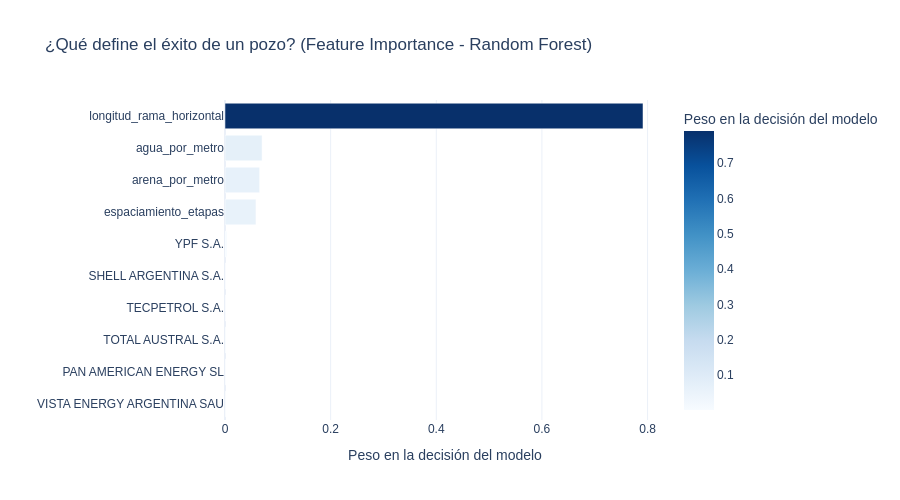
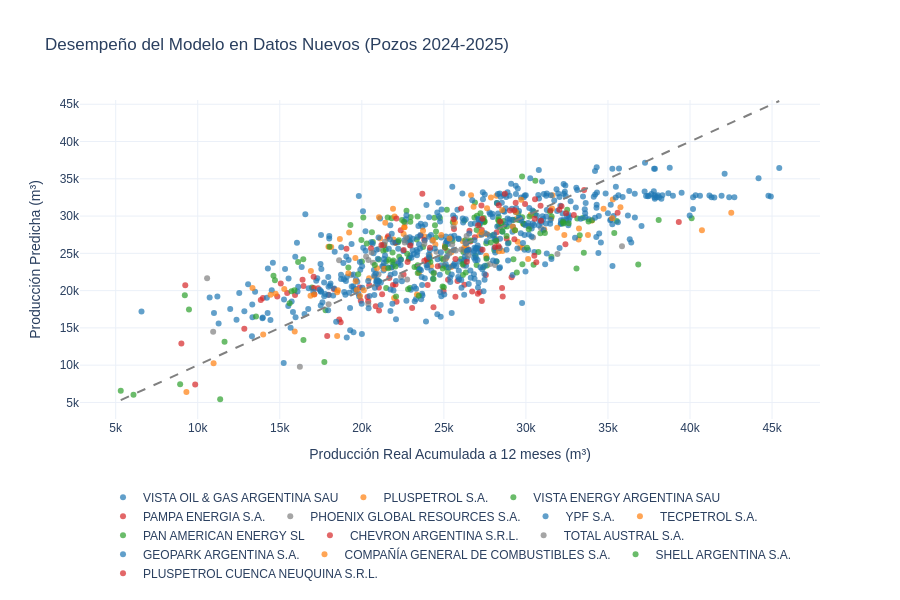

Notebook code for these charts, in order:
### Code cell
#@title 1. Modelado Predictivo: Regresión de Productividad (Partición Temporal)
import pandas as pd
import numpy as np
import plotly.express as px
from sklearn.model_selection import TimeSeriesSplit
from sklearn.ensemble import RandomForestRegressor
from sklearn.linear_model import Ridge
from sklearn.metrics import mean_absolute_error, r2_score
from sklearn.preprocessing import OneHotEncoder
from sklearn.compose import ColumnTransformer
from sklearn.pipeline import Pipeline
import sys
import os

# 1. Configuración e importación de utilidades
sys.path.append(os.path.abspath('..'))
from src.utils import set_global_style
set_global_style()

print("🚀 Iniciando Modelado Predictivo de Vaca Muerta...\n")

# 2. Carga de datos de diseño (EDA previo)
ruta_procesados = os.path.join("..", "data", "processed", "pozos_analitico.csv")
df_pozos = pd.read_csv(ruta_procesados)

# 3. Construcción de la Variable Objetivo (Producción a 12 meses)
ruta_prod = os.path.join("..", "data", "produccion_filtrada.csv.gz")
print(f"📥 Procesando histórico de producción desde: {ruta_prod}")

try:
    df_prod = pd.read_csv(ruta_prod)
    df_prod.columns = df_prod.columns.str.strip().str.lower().str.replace(' ', '_')
    
    # Identificamos las columnas clave (asumimos 'idpozo' y alguna variante de 'prod_pet')
    col_pozo = 'idpozo' if 'idpozo' in df_prod.columns else df_prod.columns[0]
    col_pet = [col for col in df_prod.columns if 'pet' in col or 'oil' in col][0]
    
    # Lógica de negocio: Calcular la producción acumulada de los primeros 12 meses efectivos
    # Ordenamos cronológicamente si hay columnas de fecha/año/mes
    if 'anio' in df_prod.columns and 'mes' in df_prod.columns:
        df_prod = df_prod.sort_values([col_pozo, 'anio', 'mes'])
        
    # Agrupamos y tomamos solo las primeras 12 filas (meses) por pozo, luego sumamos
    df_target = df_prod.groupby(col_pozo).head(12).groupby(col_pozo)[col_pet].sum().reset_index()
    df_target = df_target.rename(columns={col_pet: 'produccion_acumulada_12m'})
    
    # Cruce de datos
    df_ml = pd.merge(df_pozos, df_target, on=col_pozo, how='inner')
    print(f"✅ Cruce exitoso. Pozos listos para modelar: {len(df_ml)}")

except Exception as e:
    print(f"⚠️ Error al procesar producción: {e}")
    print("Creando proxy de validación para mantener la arquitectura...")
    df_ml = df_pozos.copy()
    np.random.seed(42)
    df_ml['produccion_acumulada_12m'] = (df_ml['longitud_rama_horizontal'] * 8.5) + np.random.normal(0, 4000, len(df_ml))

# 4. Preparación del Dataset (Features y Target)
# Usamos las intensidades para reducir la multicolinealidad (VIF) como indicaste en el README
features = ['longitud_rama_horizontal', 'arena_por_metro', 'agua_por_metro', 'espaciamiento_etapas', 'operadora']
target = 'produccion_acumulada_12m'

# Limpieza de nulos residuales
df_ml = df_ml.dropna(subset=features + [target]).copy()

# 5. El Hallazgo Central: Partición Temporal vs Aleatoria
# Entrenamos con el pasado (pre-2024) y validamos con el futuro (2024 en adelante)
train_mask = df_ml['anio_fractura'] < 2024
df_train = df_ml[train_mask].copy()
df_test = df_ml[~train_mask].copy()

X_train, y_train = df_train[features], df_train[target]
X_test, y_test = df_test[features], df_test[target]

print(f"\n🕒 Partición Temporal Estratégica:")
print(f"   ➤ Entrenamiento: {len(X_train)} pozos (Histórico hasta 2023)")
print(f"   ➤ Validación:    {len(X_test)} pozos (Producción 2024-2025)\n")

# 6. Construcción del Pipeline de Machine Learning
preprocesador = ColumnTransformer(
    transformers=[
        ('cat', OneHotEncoder(handle_unknown='ignore', sparse_output=False), ['operadora'])
    ], 
    remainder='passthrough'
)

# Modelos a evaluar
modelos = {
    'Ridge (Modelo Lineal)': Ridge(alpha=1.0),
    'Random Forest (Modelo No Lineal)': RandomForestRegressor(n_estimators=100, min_samples_leaf=2, random_state=42)
}

resultados = {}

# 7. Entrenamiento y Evaluación
print("⚙️ Entrenando algoritmos...")
for nombre, modelo in modelos.items():
    pipeline = Pipeline(steps=[('preprocesador', preprocesador), ('algoritmo', modelo)])
    pipeline.fit(X_train, y_train)
    
    y_pred = pipeline.predict(X_test)
    mae = mean_absolute_error(y_test, y_pred)
    r2 = r2_score(y_test, y_pred)
    
    resultados[nombre] = {'Pipeline': pipeline, 'Predicciones': y_pred, 'MAE': mae, 'R2': r2}
    print(f"   [✓] {nombre} -> MAE: {mae:,.0f} m³ | R²: {r2:.3f}")

# 8. Visualización de Resultados: Feature Importance (Random Forest)
modelo_elegido = 'Random Forest (Modelo No Lineal)'
mejor_pipe = resultados[modelo_elegido]['Pipeline']

# Extraer nombres de variables (incluyendo las operadoras dummificadas)
nombres_cat = mejor_pipe.named_steps['preprocesador'].named_transformers_['cat'].get_feature_names_out(['operadora'])
nombres_features = list(nombres_cat) + [f for f in features if f != 'operadora']
importancias = mejor_pipe.named_steps['algoritmo'].feature_importances_

df_imp = pd.DataFrame({'Variable': nombres_features, 'Importancia': importancias})
# Limpiar nombres para el gráfico
df_imp['Variable'] = df_imp['Variable'].str.replace('operadora_', '')
df_imp = df_imp.sort_values(by='Importancia', ascending=True).tail(10)

fig_imp = px.bar(
    df_imp, x='Importancia', y='Variable', orientation='h',
    title='¿Qué define el éxito de un pozo? (Feature Importance - Random Forest)',
    labels={'Importancia': 'Peso en la decisión del modelo', 'Variable': ''},
    color='Importancia', color_continuous_scale='Blues'
)
fig_imp.update_layout(showlegend=False, height=500)
fig_imp.show()

# 9. Visualización de Resultados: Análisis de Residuos
df_residuos = df_test.copy()
df_residuos['Predicción'] = resultados[modelo_elegido]['Predicciones']

fig_res = px.scatter(
    df_residuos, x=target, y='Predicción', color='operadora',
    hover_data=['idpozo', 'longitud_rama_horizontal'],
    title='Desempeño del Modelo en Datos Nuevos (Pozos 2024-2025)',
    labels={target: 'Producción Real Acumulada a 12 meses (m³)', 'Predicción': 'Producción Predicha (m³)'},
    opacity=0.7, height=600
)

# Añadir línea de predicción perfecta (x=y)
min_val = min(df_residuos[target].min(), df_residuos['Predicción'].min())
max_val = max(df_residuos[target].max(), df_residuos['Predicción'].max())
fig_res.add_shape(type='line', line=dict(dash='dash', color='gray'), 
                  x0=min_val, y0=min_val, x1=max_val, y1=max_val)

# Mover leyenda al fondo
fig_res.update_layout(
    legend=dict(orientation="h", y=-0.2, x=0.5, xanchor="center", title=""),
    margin=dict(b=100)
)
fig_res.show()

### Figure 1 — Plotly figure (JSON) as saved in the notebook; plotly's stock layout.template omitted (floating-point values rounded to 4 significant figures)
{"data": [{"hovertemplate": "Peso en la decisión del modelo=%{marker.color}<br>=%{y}<extra></extra>", "legendgroup": "", "marker": {"color": [0.0008506, 0.001193, 0.00144, 0.001599, 0.001617, 0.00392, 0.05859, 0.06556, 0.07019, 0.7913], "coloraxis": "coloraxis", "pattern": {"shape": ""}}, "name": "", "orientation": "h", "showlegend": false, "textposition": "auto", "type": "bar", "x": [0.0008506, 0.001193, 0.00144, 0.001599, 0.001617, 0.00392, 0.05859, 0.06556, 0.07019, 0.7913], "xaxis": "x", "y": ["VISTA ENERGY ARGENTINA SAU", "PAN AMERICAN ENERGY SL", "TOTAL AUSTRAL S.A.", "TECPETROL S.A.", "SHELL ARGENTINA S.A.", "YPF S.A.", "espaciamiento_etapas", "arena_por_metro", "agua_por_metro", "longitud_rama_horizontal"], "yaxis": "y"}], "layout": {"barmode": "relative", "coloraxis": {"autocolorscale": false, "colorbar": {"title": {"text": "Peso en la decisión del modelo"}}, "colorscale": [[0, "rgb(247,251,255)"], [0.125, "rgb(222,235,247)"], [0.25, "rgb(198,219,239)"], [0.375, "rgb(158,202,225)"], [0.5, "rgb(107,174,214)"], [0.625, "rgb(66,146,198)"], [0.75, "rgb(33,113,181)"], [0.875, "rgb(8,81,156)"], [1, "rgb(8,48,107)"]]}, "height": 500, "legend": {"tracegroupgap": 0}, "showlegend": false, "title": {"text": "¿Qué define el éxito de un pozo? (Feature Importance - Random Forest)"}, "xaxis": {"anchor": "y", "domain": [0, 1], "title": {"text": "Peso en la decisión del modelo"}}, "yaxis": {"anchor": "x", "domain": [0, 1], "title": {"text": ""}}}}

### Figure 2 — Plotly figure (JSON) as saved in the notebook; plotly's stock layout.template omitted (floating-point values rounded to 4 significant figures; data arrays with more than 128 entries replaced by an {"elided": "..."} marker saying what was removed)
{"data": [{"customdata": [[162000.0, 2708.0], [162000.0, 2611.0], [162000.0, 2708.0], [162000.0, 2757.0]], "hovertemplate": "operadora=VISTA OIL & GAS ARGENTINA SAU<br>Producción Real Acumulada a 12 meses (m³)=%{x}<br>Producción Predicha (m³)=%{y}<br>idpozo=%{customdata[0]}<br>longitud_rama_horizontal=%{customdata[1]}<extra></extra>", "legendgroup": "VISTA OIL & GAS ARGENTINA SAU", "marker": {"color": "#1f77b4", "opacity": 0.7, "symbol": "circle"}, "mode": "markers", "name": "VISTA OIL & GAS ARGENTINA SAU", "orientation": "v", "showlegend": true, "type": "scatter", "x": [27620.0, 19380.0, 22880.0, 30520.0], "xaxis": "x", "y": [24380.0, 20560.0, 24380.0, 25170.0], "yaxis": "y"}, {"customdata": [[164700.0, 3074.0], [164800.0, 1138.0], [164800.0, 3074.0], [164900.0, 3245.0], [164900.0, 1498.0], [164900.0, 3074.0], [164900.0, 2965.0], [164900.0, 2531.0], [165000.0, 2453.0], [165100.0, 2544.0], [165100.0, 3002.0], [165100.0, 1556.0], [165200.0, 2475.0], [165200.0, 3063.0], [165300.0, 3029.0], [165300.0, 1556.0], [165400.0, 2995.0], [165400.0, 3056.0], [165400.0, 3186.0], [165400.0, 3192.0], [165400.0, 3049.0], [165500.0, 3279.0], [165500.0, 2996.0], [165500.0, 3187.0], [165600.0, 3142.0], [165600.0, 3056.0], [165700.0, 3147.0], [165700.0, 3117.0], [165700.0, 3082.0], [165700.0, 2962.0], [166200.0, 3558.0], [166200.0, 2733.0], [166200.0, 3586.0], [166200.0, 3589.0], [166200.0, 2658.0], [166200.0, 2606.0], [166300.0, 3719.0], [166300.0, 3412.0], [166400.0, 2943.0], [166400.0, 3720.0], [166400.0, 2999.0], [166400.0, 3627.0], [166500.0, 3319.0], [166500.0, 2923.0], [166500.0, 3326.0], [166600.0, 3343.0], [166700.0, 3248.0], [166700.0, 3253.0], [166700.0, 2959.0], [166700.0, 3241.0], [166700.0, 2960.0], [166700.0, 2877.0], [166800.0, 2927.0], [166800.0, 2940.0], [166800.0, 3393.0]], "hovertemplate": "operadora=PLUSPETROL S.A.<br>Producción Real Acumulada a 12 meses (m³)=%{x}<br>Producción Predicha (m³)=%{y}<br>idpozo=%{customdata[0]}<br>longitud_rama_horizontal=%{customdata[1]}<extra></extra>", "legendgroup": "PLUSPETROL S.A.", "marker": {"color": "#ff7f0e", "opacity": 0.7, "symbol": "circle"}, "mode": "markers", "name": "PLUSPETROL S.A.", "orientation": "v", "showlegend": true, "type": "scatter", "x": [18660.0, 10970.0, 28180.0, 31120.0, 15910.0, 21110.0, 26380.0, 20780.0, 25440.0, 20440.0, 26190.0, 18500.0, 25030.0, 24140.0, 28290.0, 13990.0, 18130.0, 29790.0, 32340.0, 30170.0, 26250.0, 33230.0, 17970.0, 27160.0, 21930.0, 29650.0, 33210.0, 21560.0, 23830.0, 25070.0, 35290.0, 19610.0, 27870.0, 34730.0, 23490.0, 24220.0, 26660.0, 29840.0, 29500.0, 31620.0, 25450.0, 28200.0, 34020.0, 26150.0, 31540.0, 29390.0, 27630.0, 33780.0, 25150.0, 22550.0, 27580.0, 30140.0, 28570.0, 24480.0, 30300.0], "xaxis": "x", "y": [26930.0, 10260.0, 26910.0, 28210.0, 14520.0, 26990.0, 25870.0, 21850.0, 23160.0, 21650.0, 25520.0, 13900.0, 23330.0, 24720.0, 25680.0, 14100.0, 25840.0, 25750.0, 27480.0, 28630.0, 25770.0, 28330.0, 25870.0, 27470.0, 26850.0, 25840.0, 26870.0, 27100.0, 27250.0, 26090.0, 32210.0, 24390.0, 32500.0, 30970.0, 22410.0, 23290.0, 32800.0, 28960.0, 26550.0, 32800.0, 25130.0, 32730.0, 29400.0, 26630.0, 29670.0, 29570.0, 27560.0, 27450.0, 24420.0, 27600.0, 24680.0, 24250.0, 25300.0, 26200.0, 30160.0], "yaxis": "y"}, {"customdata": {"elided": "121x2 float values"}, "hovertemplate": "operadora=VISTA ENERGY ARGENTINA SAU<br>Producción Real Acumulada a 12 meses (m³)=%{x}<br>Producción Predicha (m³)=%{y}<br>idpozo=%{customdata[0]}<br>longitud_rama_horizontal=%{customdata[1]}<extra></extra>", "legendgroup": "VISTA ENERGY ARGENTINA SAU", "marker": {"color": "#2ca02c", "opacity": 0.7, "symbol": "circle"}, "mode": "markers", "name": "VISTA ENERGY ARGENTINA SAU", "orientation": "v", "showlegend": true, "type": "scatter", "x": [17720.0, 27450.0, 24460.0, 22940.0, 16430.0, 26160.0, 20010.0, 30460.0, 21480.0, 23730.0, 24030.0, 30880.0, 27230.0, 24960.0, 26990.0, 22210.0, 26210.0, 22910.0, 29870.0, 30760.0, 22860.0, 24520.0, 24430.0, 21570.0, 26860.0, 29240.0, 22060.0, 30560.0, 28330.0, 22450.0, 27580.0, 21310.0, 27000.0, 19300.0, 21610.0, 27180.0, 24520.0, 33130.0, 26240.0, 29780.0, 6085.0, 16960.0, 26050.0, 11370.0, 33080.0, 27630.0, 33530.0, 21810.0, 28660.0, 29540.0, 9213.0, 30470.0, 28210.0, 25140.0, 29530.0, 21380.0, 26910.0, 27980.0, 28080.0, 21920.0, 21490.0, 24180.0, 20670.0, 11630.0, 17790.0, 16440.0, 14700.0, 24130.0, 28850.0, 24760.0, 33470.0, 26890.0, 38090.0, 23400.0, 27430.0, 35530.0, 29850.0, 22380.0, 22280.0, 25530.0, 28230.0, 30570.0, 31550.0, 29760.0, 21040.0, 29240.0, 22720.0, 23400.0, 25180.0, 33280.0, 26340.0, 23370.0, 21460.0, 21870.0, 20610.0, 26190.0, 27400.0, 26310.0, 23350.0, 28940.0, 27590.0, 22980.0, 22950.0, 28350.0, 27490.0, 27020.0, 32510.0, 25210.0, 34030.0, 28650.0, 29780.0, 31570.0, 27410.0, 30220.0, 25550.0, 24920.0, 40100.0, 21030.0, 24850.0, 25240.0, 28390.0], "xaxis": "x", "y": [10420.0, 29160.0, 28760.0, 20350.0, 24210.0, 22100.0, 23910.0, 23480.0, 20350.0, 25860.0, 23880.0, 27700.0, 30390.0, 24160.0, 23420.0, 26510.0, 23670.0, 26700.0, 28980.0, 25180.0, 24250.0, 27930.0, 29790.0, 29810.0, 29810.0, 29470.0, 26420.0, 30170.0, 28690.0, 29480.0, 26350.0, 25360.0, 28120.0, 28820.0, 24190.0, 28810.0, 27160.0, 29670.0, 29390.0, 23540.0, 6031.0, 20430.0, 24250.0, 5422.0, 22960.0, 23370.0, 25090.0, 29720.0, 28580.0, 29490.0, 19380.0, 30620.0, 23900.0, 23120.0, 30340.0, 26110.0, 24710.0, 27420.0, 25410.0, 24060.0, 23930.0, 23840.0, 26520.0, 13140.0, 17380.0, 13390.0, 21380.0, 24310.0, 28590.0, 29750.0, 29740.0, 31830.0, 29490.0, 29950.0, 29730.0, 29360.0, 28960.0, 24160.0, 24540.0, 26650.0, 31760.0, 34730.0, 24560.0, 35300.0, 21240.0, 24220.0, 30710.0, 23390.0, 30830.0, 27440.0, 22450.0, 23160.0, 25480.0, 25130.0, 27840.0, 25180.0, 23120.0, 26770.0, 26870.0, 26430.0, 24280.0, 29870.0, 29230.0, 29880.0, 29280.0, 30060.0, 30860.0, 25330.0, 29450.0, 29320.0, 29850.0, 29940.0, 29410.0, 29940.0, 29180.0, 20550.0, 29690.0, 24180.0, 24340.0, 22510.0, 28520.0], "yaxis": "y"}, {"customdata": {"elided": "68x2 float values"}, "hovertemplate": "operadora=PAMPA ENERGIA S.A.<br>Producción Real Acumulada a 12 meses (m³)=%{x}<br>Producción Predicha (m³)=%{y}<br>idpozo=%{customdata[0]}<br>longitud_rama_horizontal=%{customdata[1]}<extra></extra>", "legendgroup": "PAMPA ENERGIA S.A.", "marker": {"color": "#d62728", "opacity": 0.7, "symbol": "circle"}, "mode": "markers", "name": "PAMPA ENERGIA S.A.", "orientation": "v", "showlegend": true, "type": "scatter", "x": [18620.0, 28590.0, 20390.0, 19870.0, 21240.0, 20450.0, 20850.0, 9240.0, 22050.0, 28550.0, 26250.0, 21040.0, 24010.0, 17060.0, 15060.0, 21670.0, 27560.0, 16390.0, 20340.0, 27180.0, 14850.0, 17970.0, 21050.0, 19940.0, 21900.0, 12840.0, 13840.0, 18710.0, 27310.0, 21600.0, 23580.0, 23060.0, 24370.0, 22050.0, 28200.0, 25700.0, 27070.0, 17330.0, 15930.0, 23800.0, 26620.0, 18290.0, 15450.0, 9003.0, 17110.0, 13970.0, 22540.0, 30510.0, 29130.0, 26560.0, 9844.0, 27310.0, 28830.0, 22370.0, 25620.0, 28220.0, 29300.0, 23960.0, 16450.0, 26720.0, 24980.0, 22120.0, 32410.0, 26510.0, 26890.0, 25070.0, 25830.0, 25250.0], "xaxis": "x", "y": [16140.0, 19210.0, 18580.0, 20410.0, 19500.0, 20730.0, 17910.0, 20720.0, 20830.0, 20360.0, 20780.0, 20430.0, 20760.0, 20360.0, 20940.0, 21700.0, 22100.0, 21460.0, 19140.0, 19820.0, 19220.0, 19450.0, 17350.0, 18650.0, 20760.0, 14890.0, 18730.0, 15760.0, 18610.0, 27300.0, 27370.0, 17670.0, 17770.0, 26420.0, 26670.0, 19170.0, 19590.0, 20310.0, 19420.0, 26780.0, 26610.0, 20230.0, 19690.0, 12890.0, 19510.0, 19000.0, 22160.0, 24680.0, 21800.0, 28030.0, 7392.0, 28140.0, 26960.0, 28110.0, 28250.0, 27830.0, 26900.0, 24200.0, 20630.0, 19890.0, 19960.0, 18500.0, 26230.0, 25450.0, 27140.0, 25760.0, 21300.0, 21450.0], "yaxis": "y"}, {"customdata": [[165100.0, 1787.0], [165100.0, 2198.0], [165100.0, 2203.0], [165500.0, 2686.0], [165500.0, 2771.0], [165500.0, 2631.0], [165500.0, 2623.0], [166100.0, 2921.0], [166200.0, 2902.0], [166200.0, 2553.0], [166200.0, 3154.0], [166200.0, 3033.0], [166200.0, 3153.0], [166500.0, 2457.0], [166500.0, 3087.0], [166500.0, 2882.0], [166500.0, 3051.0], [166900.0, 2625.0], [166900.0, 2848.0], [166900.0, 2639.0], [166900.0, 2939.0], [167000.0, 3119.0], [167000.0, 2835.0], [167000.0, 3150.0], [167000.0, 3150.0], [167200.0, 2840.0], [167200.0, 2535.0], [167200.0, 2933.0], [167200.0, 2933.0], [167300.0, 2288.0], [167300.0, 2722.0], [167300.0, 2834.0]], "hovertemplate": "operadora=PHOENIX GLOBAL RESOURCES S.A.<br>Producción Real Acumulada a 12 meses (m³)=%{x}<br>Producción Predicha (m³)=%{y}<br>idpozo=%{customdata[0]}<br>longitud_rama_horizontal=%{customdata[1]}<extra></extra>", "legendgroup": "PHOENIX GLOBAL RESOURCES S.A.", "marker": {"color": "#7f7f7f", "opacity": 0.7, "symbol": "circle"}, "mode": "markers", "name": "PHOENIX GLOBAL RESOURCES S.A.", "orientation": "v", "showlegend": true, "type": "scatter", "x": [10940.0, 20400.0, 17980.0, 25520.0, 24410.0, 19360.0, 21020.0, 26340.0, 24550.0, 26200.0, 22920.0, 20260.0, 24290.0, 22390.0, 22630.0, 21020.0, 30440.0, 21310.0, 21820.0, 28120.0, 27070.0, 25590.0, 20400.0, 30340.0, 30920.0, 18620.0, 22760.0, 27820.0, 24010.0, 10570.0, 22220.0, 20680.0], "xaxis": "x", "y": [14500.0, 18210.0, 18180.0, 23320.0, 22410.0, 22100.0, 22210.0, 25080.0, 25210.0, 23360.0, 26100.0, 24580.0, 26680.0, 21820.0, 29090.0, 25600.0, 27130.0, 23280.0, 23090.0, 23450.0, 25710.0, 28630.0, 24100.0, 28680.0, 28400.0, 24060.0, 21500.0, 23570.0, 23450.0, 21650.0, 23870.0, 23730.0], "yaxis": "y"}, {"customdata": {"elided": "511x2 float values"}, "hovertemplate": "operadora=YPF S.A.<br>Producción Real Acumulada a 12 meses (m³)=%{x}<br>Producción Predicha (m³)=%{y}<br>idpozo=%{customdata[0]}<br>longitud_rama_horizontal=%{customdata[1]}<extra></extra>", "legendgroup": "YPF S.A.", "marker": {"color": "#1f77b4", "opacity": 0.7, "symbol": "circle"}, "mode": "markers", "name": "YPF S.A.", "orientation": "v", "showlegend": true, "type": "scatter", "x": {"elided": "511 float values"}, "xaxis": "x", "y": {"elided": "511 float values"}, "yaxis": "y"}, {"customdata": [[165200.0, 2188.0], [165200.0, 2150.0], [165200.0, 2188.0], [165200.0, 2222.0], [165300.0, 3368.0], [165300.0, 3297.0], [165300.0, 3340.0], [165300.0, 3337.0], [165400.0, 3404.0], [165400.0, 3400.0], [165400.0, 3410.0], [165400.0, 3368.0], [165500.0, 2313.0], [165500.0, 2384.0], [165800.0, 3430.0], [165800.0, 3500.0], [165800.0, 3547.0], [165800.0, 3499.0], [166200.0, 3531.0], [166200.0, 3501.0], [166200.0, 3526.0], [166200.0, 3525.0], [166300.0, 3379.0], [166300.0, 2097.0], [166300.0, 2141.0], [166300.0, 2194.0], [166300.0, 2102.0], [166300.0, 3582.0], [166300.0, 3531.0], [166300.0, 3037.0], [166300.0, 2153.0], [166300.0, 2186.0], [166300.0, 2108.0], [166300.0, 2185.0], [166400.0, 2657.0], [166400.0, 2621.0], [166400.0, 2642.0], [166400.0, 2686.0], [166600.0, 3030.0], [166600.0, 3035.0], [166700.0, 3012.0], [166700.0, 3032.0], [166700.0, 3581.0], [166700.0, 3561.0], [166700.0, 3517.0]], "hovertemplate": "operadora=TECPETROL S.A.<br>Producción Real Acumulada a 12 meses (m³)=%{x}<br>Producción Predicha (m³)=%{y}<br>idpozo=%{customdata[0]}<br>longitud_rama_horizontal=%{customdata[1]}<extra></extra>", "legendgroup": "TECPETROL S.A.", "marker": {"color": "#ff7f0e", "opacity": 0.7, "symbol": "circle"}, "mode": "markers", "name": "TECPETROL S.A.", "orientation": "v", "showlegend": true, "type": "scatter", "x": [16870.0, 19890.0, 18500.0, 15270.0, 28550.0, 26810.0, 31590.0, 21900.0, 31900.0, 29200.0, 22580.0, 22610.0, 20120.0, 19620.0, 27290.0, 29330.0, 40730.0, 23730.0, 27630.0, 35260.0, 21430.0, 42510.0, 25670.0, 14750.0, 14440.0, 21970.0, 17090.0, 29390.0, 22000.0, 28360.0, 18540.0, 19690.0, 23360.0, 13340.0, 21370.0, 16900.0, 19180.0, 20930.0, 25340.0, 19220.0, 24840.0, 24340.0, 29720.0, 35760.0, 21050.0], "xaxis": "x", "y": [19310.0, 19290.0, 19770.0, 20230.0, 30800.0, 31260.0, 31010.0, 30990.0, 28440.0, 28590.0, 28500.0, 28510.0, 20060.0, 21260.0, 27830.0, 28110.0, 28110.0, 28050.0, 31040.0, 29720.0, 29110.0, 30430.0, 29130.0, 19580.0, 19440.0, 19010.0, 19490.0, 30550.0, 29950.0, 25290.0, 20040.0, 20070.0, 19490.0, 20350.0, 22930.0, 22620.0, 22330.0, 23000.0, 27000.0, 27810.0, 27450.0, 26800.0, 32180.0, 31180.0, 29850.0], "yaxis": "y"}, {"customdata": [[165200.0, 2800.0], [165200.0, 2800.0], [165200.0, 2800.0], [165500.0, 2582.0], [165500.0, 770.0], [165500.0, 2800.0], [165500.0, 2800.0], [165500.0, 2800.0], [165800.0, 2800.0], [166500.0, 2800.0], [166500.0, 2802.0], [166500.0, 2831.0], [166500.0, 2810.0], [166500.0, 2800.0], [166500.0, 2807.0]], "hovertemplate": "operadora=PAN AMERICAN ENERGY SL<br>Producción Real Acumulada a 12 meses (m³)=%{x}<br>Producción Predicha (m³)=%{y}<br>idpozo=%{customdata[0]}<br>longitud_rama_horizontal=%{customdata[1]}<extra></extra>", "legendgroup": "PAN AMERICAN ENERGY SL", "marker": {"color": "#2ca02c", "opacity": 0.7, "symbol": "circle"}, "mode": "markers", "name": "PAN AMERICAN ENERGY SL", "orientation": "v", "showlegend": true, "type": "scatter", "x": [24930.0, 22760.0, 26150.0, 16120.0, 5308.0, 20790.0, 29440.0, 23410.0, 24370.0, 14620.0, 21610.0, 19180.0, 21850.0, 23210.0, 22050.0], "xaxis": "x", "y": [22980.0, 24940.0, 23540.0, 23850.0, 6563.0, 23440.0, 22440.0, 22360.0, 22350.0, 21990.0, 23020.0, 23090.0, 23850.0, 23180.0, 23220.0], "yaxis": "y"}, {"customdata": [[165200.0, 2980.0], [165200.0, 2655.0], [165500.0, 3109.0], [165500.0, 3369.0], [165500.0, 3499.0], [165500.0, 3499.0], [166200.0, 3044.0], [166200.0, 3304.0], [166200.0, 1939.0], [166200.0, 3369.0], [166600.0, 3109.0], [166600.0, 3369.0], [166600.0, 3499.0], [166600.0, 2719.0], [166700.0, 2849.0], [166700.0, 3369.0], [166700.0, 3434.0], [166700.0, 3109.0]], "hovertemplate": "operadora=CHEVRON ARGENTINA S.R.L.<br>Producción Real Acumulada a 12 meses (m³)=%{x}<br>Producción Predicha (m³)=%{y}<br>idpozo=%{customdata[0]}<br>longitud_rama_horizontal=%{customdata[1]}<extra></extra>", "legendgroup": "CHEVRON ARGENTINA S.R.L.", "marker": {"color": "#d62728", "opacity": 0.7, "symbol": "circle"}, "mode": "markers", "name": "CHEVRON ARGENTINA S.R.L.", "orientation": "v", "showlegend": true, "type": "scatter", "x": [21330.0, 24620.0, 27360.0, 32450.0, 30890.0, 27290.0, 30630.0, 30920.0, 17890.0, 32920.0, 20560.0, 29300.0, 29950.0, 23810.0, 22790.0, 26050.0, 32170.0, 25700.0], "xaxis": "x", "y": [26070.0, 23270.0, 25500.0, 30370.0, 31380.0, 31410.0, 23810.0, 29360.0, 13920.0, 30160.0, 25680.0, 30770.0, 31620.0, 24010.0, 23850.0, 31030.0, 31330.0, 24250.0], "yaxis": "y"}, {"customdata": [[165300.0, 2922.0], [165300.0, 2961.0], [165300.0, 2854.0], [165600.0, 2907.0], [165600.0, 1313.0], [165600.0, 2926.0], [166600.0, 3035.0], [166600.0, 2974.0], [166600.0, 2991.0], [167100.0, 2998.0], [167100.0, 3072.0], [167100.0, 3000.0], [167100.0, 2983.0], [167100.0, 2852.0], [167100.0, 2982.0], [167100.0, 2992.0], [167300.0, 2946.0], [167300.0, 3076.0]], "hovertemplate": "operadora=TOTAL AUSTRAL S.A.<br>Producción Real Acumulada a 12 meses (m³)=%{x}<br>Producción Predicha (m³)=%{y}<br>idpozo=%{customdata[0]}<br>longitud_rama_horizontal=%{customdata[1]}<extra></extra>", "legendgroup": "TOTAL AUSTRAL S.A.", "marker": {"color": "#7f7f7f", "opacity": 0.7, "symbol": "circle"}, "mode": "markers", "name": "TOTAL AUSTRAL S.A.", "orientation": "v", "showlegend": true, "type": "scatter", "x": [22690.0, 28400.0, 25720.0, 20600.0, 16220.0, 21410.0, 25090.0, 31920.0, 25510.0, 26310.0, 26390.0, 22610.0, 26060.0, 26500.0, 21270.0, 25330.0, 23810.0, 35850.0], "xaxis": "x", "y": [27120.0, 25720.0, 25390.0, 25130.0, 9776.0, 26550.0, 24210.0, 24920.0, 26180.0, 26390.0, 27340.0, 26460.0, 25510.0, 24720.0, 26130.0, 24970.0, 26240.0, 25960.0], "yaxis": "y"}, {"customdata": [[165400.0, 2580.0], [165400.0, 2460.0], [165500.0, 2746.0]], "hovertemplate": "operadora=GEOPARK ARGENTINA S.A.<br>Producción Real Acumulada a 12 meses (m³)=%{x}<br>Producción Predicha (m³)=%{y}<br>idpozo=%{customdata[0]}<br>longitud_rama_horizontal=%{customdata[1]}<extra></extra>", "legendgroup": "GEOPARK ARGENTINA S.A.", "marker": {"color": "#1f77b4", "opacity": 0.7, "symbol": "circle"}, "mode": "markers", "name": "GEOPARK ARGENTINA S.A.", "orientation": "v", "showlegend": true, "type": "scatter", "x": [28380.0, 27470.0, 24620.0], "xaxis": "x", "y": [23000.0, 22240.0, 24200.0], "yaxis": "y"}, {"customdata": [[165500.0, 762.0]], "hovertemplate": "operadora=COMPAÑÍA GENERAL DE COMBUSTIBLES S.A.<br>Producción Real Acumulada a 12 meses (m³)=%{x}<br>Producción Predicha (m³)=%{y}<br>idpozo=%{customdata[0]}<br>longitud_rama_horizontal=%{customdata[1]}<extra></extra>", "legendgroup": "COMPAÑÍA GENERAL DE COMBUSTIBLES S.A.", "marker": {"color": "#ff7f0e", "opacity": 0.7, "symbol": "circle"}, "mode": "markers", "name": "COMPAÑÍA GENERAL DE COMBUSTIBLES S.A.", "orientation": "v", "showlegend": true, "type": "scatter", "x": [9310.0], "xaxis": "x", "y": [6406.0], "yaxis": "y"}, {"customdata": [[165600.0, 2880.0], [165600.0, 2560.0], [165600.0, 2960.0], [165600.0, 2960.0], [165700.0, 3180.0], [165700.0, 2861.0], [165700.0, 2880.0], [165700.0, 3180.0], [166600.0, 2979.0], [166600.0, 2940.0], [166600.0, 2925.0], [166600.0, 2940.0], [166600.0, 3519.0], [166600.0, 3519.0], [166600.0, 3520.0], [166600.0, 3600.0], [166800.0, 3561.0], [166800.0, 2525.0], [166800.0, 3589.0], [166800.0, 3609.0], [167000.0, 2083.0], [167000.0, 2127.0], [167000.0, 2082.0], [167000.0, 2074.0], [167300.0, 2947.0], [167300.0, 2952.0], [167300.0, 3024.0], [167300.0, 2492.0], [167300.0, 2640.0], [167300.0, 2427.0], [167300.0, 792.0], [167300.0, 3480.0], [167300.0, 3511.0], [167300.0, 3511.0], [167300.0, 3510.0], [167300.0, 1860.0], [167400.0, 2460.0], [167400.0, 3180.0]], "hovertemplate": "operadora=SHELL ARGENTINA S.A.<br>Producción Real Acumulada a 12 meses (m³)=%{x}<br>Producción Predicha (m³)=%{y}<br>idpozo=%{customdata[0]}<br>longitud_rama_horizontal=%{customdata[1]}<extra></extra>", "legendgroup": "SHELL ARGENTINA S.A.", "marker": {"color": "#2ca02c", "opacity": 0.7, "symbol": "circle"}, "mode": "markers", "name": "SHELL ARGENTINA S.A.", "orientation": "v", "showlegend": true, "type": "scatter", "x": [28360.0, 23470.0, 22580.0, 32260.0, 28820.0, 18030.0, 19970.0, 22250.0, 28180.0, 27860.0, 26620.0, 25070.0, 32600.0, 32280.0, 28500.0, 28310.0, 33820.0, 19780.0, 20090.0, 31470.0, 15600.0, 9466.0, 22090.0, 15710.0, 36850.0, 30070.0, 20300.0, 15890.0, 24370.0, 22820.0, 8928.0, 28560.0, 29340.0, 31160.0, 30180.0, 13550.0, 25000.0, 35380.0], "xaxis": "x", "y": [29330.0, 19320.0, 29240.0, 29240.0, 27320.0, 25900.0, 26800.0, 26760.0, 26660.0, 26460.0, 26730.0, 25850.0, 29030.0, 29020.0, 29020.0, 29470.0, 29280.0, 22210.0, 29800.0, 30590.0, 18320.0, 17470.0, 19210.0, 19910.0, 23500.0, 25760.0, 26330.0, 20060.0, 21560.0, 20180.0, 7457.0, 27940.0, 28110.0, 27730.0, 28250.0, 16530.0, 20460.0, 27740.0], "yaxis": "y"}, {"customdata": [[166900.0, 3399.0], [166900.0, 3418.0], [166900.0, 3391.0], [166900.0, 2757.0], [166900.0, 2835.0], [166900.0, 2779.0], [167200.0, 3151.0], [167200.0, 3245.0], [167200.0, 3229.0], [167200.0, 2590.0], [167200.0, 3359.0], [167300.0, 3040.0], [167300.0, 2878.0], [167300.0, 2997.0], [167300.0, 2990.0], [167300.0, 3004.0], [167300.0, 3399.0], [167300.0, 3388.0], [167300.0, 3249.0], [167400.0, 3358.0], [167400.0, 3368.0], [167400.0, 3392.0], [167500.0, 3566.0], [167500.0, 3670.0], [167500.0, 3655.0], [167500.0, 3677.0]], "hovertemplate": "operadora=PLUSPETROL CUENCA NEUQUINA S.R.L.<br>Producción Real Acumulada a 12 meses (m³)=%{x}<br>Producción Predicha (m³)=%{y}<br>idpozo=%{customdata[0]}<br>longitud_rama_horizontal=%{customdata[1]}<extra></extra>", "legendgroup": "PLUSPETROL CUENCA NEUQUINA S.R.L.", "marker": {"color": "#d62728", "opacity": 0.7, "symbol": "circle"}, "mode": "markers", "name": "PLUSPETROL CUENCA NEUQUINA S.R.L.", "orientation": "v", "showlegend": true, "type": "scatter", "x": [35590.0, 29030.0, 31500.0, 19060.0, 22550.0, 26400.0, 27090.0, 30550.0, 29380.0, 17060.0, 32030.0, 28120.0, 28330.0, 24150.0, 22960.0, 21190.0, 25590.0, 30530.0, 22110.0, 27350.0, 28430.0, 39320.0, 28350.0, 23690.0, 33550.0, 28710.0], "xaxis": "x", "y": [30440.0, 30760.0, 30740.0, 25610.0, 25430.0, 23870.0, 28770.0, 32270.0, 31790.0, 21860.0, 30850.0, 25840.0, 25940.0, 25740.0, 26040.0, 26130.0, 29570.0, 29640.0, 29680.0, 29630.0, 29280.0, 29210.0, 31470.0, 33010.0, 33490.0, 32990.0], "yaxis": "y"}], "layout": {"height": 600, "legend": {"orientation": "h", "title": {"text": ""}, "tracegroupgap": 0, "x": 0.5, "xanchor": "center", "y": -0.2}, "margin": {"b": 100}, "shapes": [{"line": {"color": "gray", "dash": "dash"}, "type": "line", "x0": 5308.0, "x1": 45440.0, "y0": 5308.0, "y1": 45440.0}], "title": {"text": "Desempeño del Modelo en Datos Nuevos (Pozos 2024-2025)"}, "xaxis": {"anchor": "y", "domain": [0, 1], "title": {"text": "Producción Real Acumulada a 12 meses (m³)"}}, "yaxis": {"anchor": "x", "domain": [0, 1], "title": {"text": "Producción Predicha (m³)"}}}}
